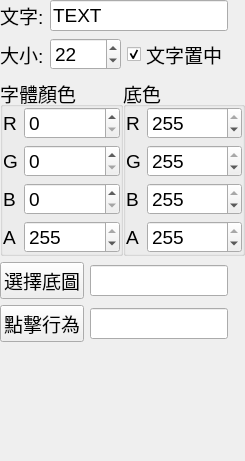
<?xml version="1.0" encoding="UTF-8"?>
<ui version="4.0">
 <class>ItemEditText</class>
 <widget class="QWidget" name="ItemEditText">
  <property name="geometry">
   <rect>
    <x>0</x>
    <y>0</y>
    <width>245</width>
    <height>461</height>
   </rect>
  </property>
  <property name="windowTitle">
   <string>Form</string>
  </property>
  <layout class="QGridLayout" name="gridLayout">
   <property name="leftMargin">
    <number>0</number>
   </property>
   <property name="topMargin">
    <number>0</number>
   </property>
   <property name="rightMargin">
    <number>0</number>
   </property>
   <property name="bottomMargin">
    <number>0</number>
   </property>
   <item row="0" column="0">
    <widget class="QWidget" name="widget_6" native="true">
     <property name="font">
      <font>
       <pointsize>14</pointsize>
      </font>
     </property>
     <layout class="QGridLayout" name="gridLayout_5">
      <property name="leftMargin">
       <number>0</number>
      </property>
      <property name="topMargin">
       <number>0</number>
      </property>
      <property name="rightMargin">
       <number>0</number>
      </property>
      <property name="bottomMargin">
       <number>0</number>
      </property>
      <item row="1" column="2">
       <widget class="QCheckBox" name="chCent">
        <property name="text">
         <string>文字置中</string>
        </property>
        <property name="checked">
         <bool>true</bool>
        </property>
       </widget>
      </item>
      <item row="0" column="0">
       <widget class="QLabel" name="label_5">
        <property name="sizePolicy">
         <sizepolicy hsizetype="Maximum" vsizetype="Preferred">
          <horstretch>0</horstretch>
          <verstretch>0</verstretch>
         </sizepolicy>
        </property>
        <property name="text">
         <string>文字:</string>
        </property>
       </widget>
      </item>
      <item row="3" column="0" colspan="3">
       <widget class="QWidget" name="widget_4" native="true">
        <property name="sizePolicy">
         <sizepolicy hsizetype="Preferred" vsizetype="Maximum">
          <horstretch>0</horstretch>
          <verstretch>0</verstretch>
         </sizepolicy>
        </property>
        <property name="minimumSize">
         <size>
          <width>80</width>
          <height>80</height>
         </size>
        </property>
        <layout class="QGridLayout" name="gridLayout_8">
         <property name="leftMargin">
          <number>0</number>
         </property>
         <property name="topMargin">
          <number>0</number>
         </property>
         <property name="rightMargin">
          <number>0</number>
         </property>
         <property name="bottomMargin">
          <number>0</number>
         </property>
         <item row="1" column="0">
          <widget class="QPushButton" name="btnCmd">
           <property name="sizePolicy">
            <sizepolicy hsizetype="Maximum" vsizetype="Fixed">
             <horstretch>0</horstretch>
             <verstretch>0</verstretch>
            </sizepolicy>
           </property>
           <property name="text">
            <string>點擊行為</string>
           </property>
          </widget>
         </item>
         <item row="1" column="2">
          <widget class="QLineEdit" name="txtCmd"/>
         </item>
         <item row="0" column="0">
          <widget class="QPushButton" name="btnBgImage">
           <property name="sizePolicy">
            <sizepolicy hsizetype="Maximum" vsizetype="Fixed">
             <horstretch>0</horstretch>
             <verstretch>0</verstretch>
            </sizepolicy>
           </property>
           <property name="text">
            <string>選擇底圖</string>
           </property>
          </widget>
         </item>
         <item row="0" column="2">
          <widget class="QLineEdit" name="txtBgImage"/>
         </item>
        </layout>
       </widget>
      </item>
      <item row="5" column="3">
       <widget class="QLabel" name="label_18">
        <property name="text">
         <string/>
        </property>
       </widget>
      </item>
      <item row="1" column="1">
       <widget class="QSpinBox" name="spSize">
        <property name="maximum">
         <number>100</number>
        </property>
        <property name="value">
         <number>22</number>
        </property>
       </widget>
      </item>
      <item row="4" column="2">
       <widget class="QWidget" name="widget_9" native="true">
        <layout class="QHBoxLayout" name="horizontalLayout_8"/>
       </widget>
      </item>
      <item row="0" column="1" colspan="2">
       <widget class="QLineEdit" name="txtText">
        <property name="text">
         <string>TEXT</string>
        </property>
       </widget>
      </item>
      <item row="1" column="0">
       <widget class="QLabel" name="label_6">
        <property name="sizePolicy">
         <sizepolicy hsizetype="Maximum" vsizetype="Preferred">
          <horstretch>0</horstretch>
          <verstretch>0</verstretch>
         </sizepolicy>
        </property>
        <property name="text">
         <string>大小:</string>
        </property>
       </widget>
      </item>
      <item row="4" column="0" rowspan="2">
       <spacer name="verticalSpacer_3">
        <property name="orientation">
         <enum>Qt::Vertical</enum>
        </property>
        <property name="sizeHint" stdset="0">
         <size>
          <width>20</width>
          <height>40</height>
         </size>
        </property>
       </spacer>
      </item>
      <item row="2" column="0" colspan="4">
       <widget class="QWidget" name="widget_10" native="true">
        <property name="minimumSize">
         <size>
          <width>100</width>
          <height>100</height>
         </size>
        </property>
        <layout class="QHBoxLayout" name="horizontalLayout_9" stretch="1,1">
         <property name="spacing">
          <number>0</number>
         </property>
         <property name="leftMargin">
          <number>0</number>
         </property>
         <property name="topMargin">
          <number>0</number>
         </property>
         <property name="rightMargin">
          <number>0</number>
         </property>
         <property name="bottomMargin">
          <number>0</number>
         </property>
         <item>
          <widget class="QGroupBox" name="groupBox_11">
           <property name="title">
            <string>字體顏色</string>
           </property>
           <layout class="QGridLayout" name="gridLayout_6">
            <property name="leftMargin">
             <number>0</number>
            </property>
            <property name="topMargin">
             <number>0</number>
            </property>
            <property name="rightMargin">
             <number>0</number>
            </property>
            <property name="bottomMargin">
             <number>0</number>
            </property>
            <item row="2" column="0">
             <widget class="QLabel" name="label_11">
              <property name="text">
               <string>B</string>
              </property>
             </widget>
            </item>
            <item row="1" column="1">
             <widget class="QSpinBox" name="spTextG">
              <property name="maximum">
               <number>255</number>
              </property>
              <property name="value">
               <number>0</number>
              </property>
             </widget>
            </item>
            <item row="1" column="0">
             <widget class="QLabel" name="label_10">
              <property name="text">
               <string>G</string>
              </property>
             </widget>
            </item>
            <item row="0" column="0">
             <widget class="QLabel" name="label_9">
              <property name="sizePolicy">
               <sizepolicy hsizetype="Maximum" vsizetype="Preferred">
                <horstretch>0</horstretch>
                <verstretch>0</verstretch>
               </sizepolicy>
              </property>
              <property name="text">
               <string>R</string>
              </property>
             </widget>
            </item>
            <item row="0" column="1">
             <widget class="QSpinBox" name="spTextR">
              <property name="maximum">
               <number>255</number>
              </property>
              <property name="value">
               <number>0</number>
              </property>
             </widget>
            </item>
            <item row="2" column="1">
             <widget class="QSpinBox" name="spTextB">
              <property name="maximum">
               <number>255</number>
              </property>
              <property name="value">
               <number>0</number>
              </property>
             </widget>
            </item>
            <item row="3" column="0">
             <widget class="QLabel" name="label_7">
              <property name="text">
               <string>A</string>
              </property>
             </widget>
            </item>
            <item row="3" column="1">
             <widget class="QSpinBox" name="spTextA">
              <property name="maximum">
               <number>255</number>
              </property>
              <property name="value">
               <number>255</number>
              </property>
             </widget>
            </item>
           </layout>
          </widget>
         </item>
         <item>
          <widget class="QGroupBox" name="groupBox_12">
           <property name="title">
            <string>底色</string>
           </property>
           <layout class="QGridLayout" name="gridLayout_7">
            <property name="leftMargin">
             <number>0</number>
            </property>
            <property name="topMargin">
             <number>0</number>
            </property>
            <property name="rightMargin">
             <number>0</number>
            </property>
            <property name="bottomMargin">
             <number>0</number>
            </property>
            <item row="2" column="1">
             <widget class="QSpinBox" name="spBgB">
              <property name="maximum">
               <number>255</number>
              </property>
              <property name="value">
               <number>255</number>
              </property>
             </widget>
            </item>
            <item row="2" column="0">
             <widget class="QLabel" name="label_16">
              <property name="text">
               <string>B</string>
              </property>
             </widget>
            </item>
            <item row="1" column="1">
             <widget class="QSpinBox" name="spBgG">
              <property name="maximum">
               <number>255</number>
              </property>
              <property name="value">
               <number>255</number>
              </property>
             </widget>
            </item>
            <item row="0" column="0">
             <widget class="QLabel" name="label_24">
              <property name="sizePolicy">
               <sizepolicy hsizetype="Maximum" vsizetype="Preferred">
                <horstretch>0</horstretch>
                <verstretch>0</verstretch>
               </sizepolicy>
              </property>
              <property name="text">
               <string>R</string>
              </property>
             </widget>
            </item>
            <item row="0" column="1">
             <widget class="QSpinBox" name="spBgR">
              <property name="maximum">
               <number>255</number>
              </property>
              <property name="value">
               <number>255</number>
              </property>
             </widget>
            </item>
            <item row="1" column="0">
             <widget class="QLabel" name="label_15">
              <property name="text">
               <string>G</string>
              </property>
             </widget>
            </item>
            <item row="3" column="0">
             <widget class="QLabel" name="label_8">
              <property name="text">
               <string>A</string>
              </property>
             </widget>
            </item>
            <item row="3" column="1">
             <widget class="QSpinBox" name="spBgA">
              <property name="maximum">
               <number>255</number>
              </property>
              <property name="value">
               <number>255</number>
              </property>
             </widget>
            </item>
           </layout>
          </widget>
         </item>
        </layout>
       </widget>
      </item>
     </layout>
    </widget>
   </item>
  </layout>
 </widget>
 <resources/>
 <connections/>
</ui>
